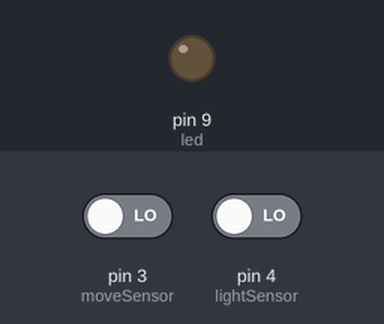
A sketch run on a simulated Arduino Uno, built with avr-gcc and run on an emulated ATmega328P. Parts: output pins drawn as LEDs (lit = HIGH). The inputs (shaded band) are chosen by the test bench; at power-on: pin 4 (lightSensor) LOW, pin 3 (moveSensor) LOW.

Above: at 1.2 s.
1.3 s: pin 4 (lightSensor) driven HIGH
At 3.7 s:
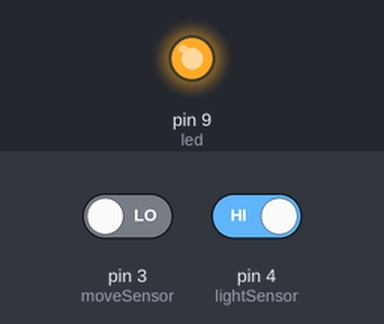
Timing chart, 0 to 5.2 s (numbered marks = the images above; inputs shaded):
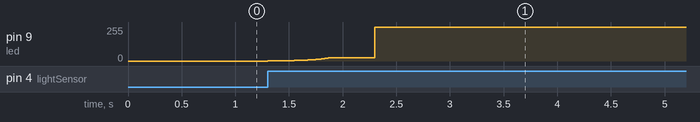

Measured:
- after the input at 1.3 s, pin 9 (led): moves from 0/255 to 255/255 over 1.0 s, starting at once

The sketch:

led-lamp.ino
```cpp
#include <math.h>
#define DEBUG 0
#define TIMEOUT 30000 // comment out if PIR sensor has timer built in

int led = 9;
int lightSensor = 4;
int moveSensor = 3;

short darkness = 0;
unsigned long fadeInTime = 0L;
unsigned long fadeOutTime = 0L;
unsigned long lastMovementTime = 0L;

void setup() {
  pinMode(led, OUTPUT);
  pinMode(moveSensor, INPUT);
  pinMode(lightSensor, INPUT);

#if DEBUG
  Serial.begin(9600);
#endif
}

void loop() {
  unsigned long t = millis();

#ifdef TIMEOUT
  int justMoving = digitalRead(moveSensor);

  if (justMoving) {
    lastMovementTime = t;
  }

  int moving = t - lastMovementTime < TIMEOUT;
#else
  int moving = digitalRead(moveSensor);
#endif

#if DEBUG
  Serial.print(moving);
  Serial.print(" ");
  Serial.println(darkness);
#endif

  if (moving && !fadeInTime && darkness) {
    fadeInTime = t;
    fadeOutTime = 0L;
  }

  if (!moving && fadeInTime) {
    fadeInTime = 0L;
    fadeOutTime = t;
    //analogWrite(led, 256); // not 0, see http://forum.arduino.cc/index.php?topic=360468
    //delay(20);
    //digitalWrite(led, 0);
  }

  if (fadeOutTime) {
    int val = min(pow(1.0005544, max(10000.0 - (t - fadeOutTime) * 10.0, 1)), 255);
    analogWrite(led, val - 1);
  }

  if (fadeInTime) {
    int val = min(pow(1.0005544, min((t - fadeInTime) * 10.0, 10000.0)), 255);
    analogWrite(led, val);
  }

//  if (t - fadeInTime > 1000L) {
//    fadeInTime = 0;
//  }
//
//  if (t - fadeOutTime > 1000L) {
//    fadeOutTime = 0;
//  }

  if (t - fadeOutTime > 1000L) {
    darkness = digitalRead(lightSensor);
  }
}
```
